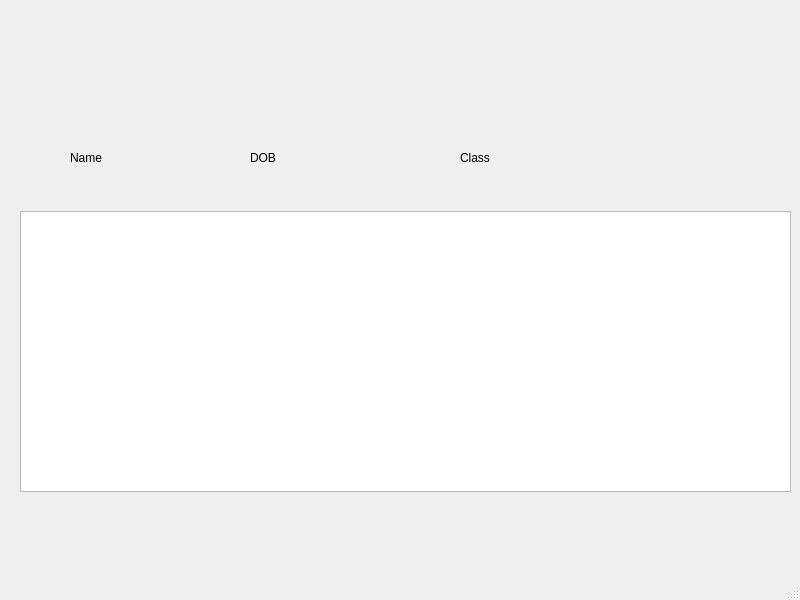
<?xml version="1.0" encoding="UTF-8"?>
<ui version="4.0">
 <class>MainWindow</class>
 <widget class="QMainWindow" name="MainWindow">
  <property name="geometry">
   <rect>
    <x>0</x>
    <y>0</y>
    <width>800</width>
    <height>600</height>
   </rect>
  </property>
  <property name="windowTitle">
   <string>MainWindow</string>
  </property>
  <widget class="QWidget" name="centralwidget">
   <widget class="QListWidget" name="listWidget">
    <property name="geometry">
     <rect>
      <x>20</x>
      <y>211</y>
      <width>771</width>
      <height>281</height>
     </rect>
    </property>
   </widget>
   <widget class="QLabel" name="label">
    <property name="geometry">
     <rect>
      <x>70</x>
      <y>150</y>
      <width>55</width>
      <height>16</height>
     </rect>
    </property>
    <property name="text">
     <string>Name</string>
    </property>
   </widget>
   <widget class="QLabel" name="label_2">
    <property name="geometry">
     <rect>
      <x>250</x>
      <y>150</y>
      <width>55</width>
      <height>16</height>
     </rect>
    </property>
    <property name="text">
     <string>DOB</string>
    </property>
   </widget>
   <widget class="QLabel" name="label_3">
    <property name="geometry">
     <rect>
      <x>460</x>
      <y>150</y>
      <width>55</width>
      <height>16</height>
     </rect>
    </property>
    <property name="text">
     <string>Class</string>
    </property>
   </widget>
  </widget>
  <widget class="QMenuBar" name="menubar">
   <property name="geometry">
    <rect>
     <x>0</x>
     <y>0</y>
     <width>800</width>
     <height>26</height>
    </rect>
   </property>
  </widget>
  <widget class="QStatusBar" name="statusbar"/>
 </widget>
 <resources/>
 <connections/>
</ui>
